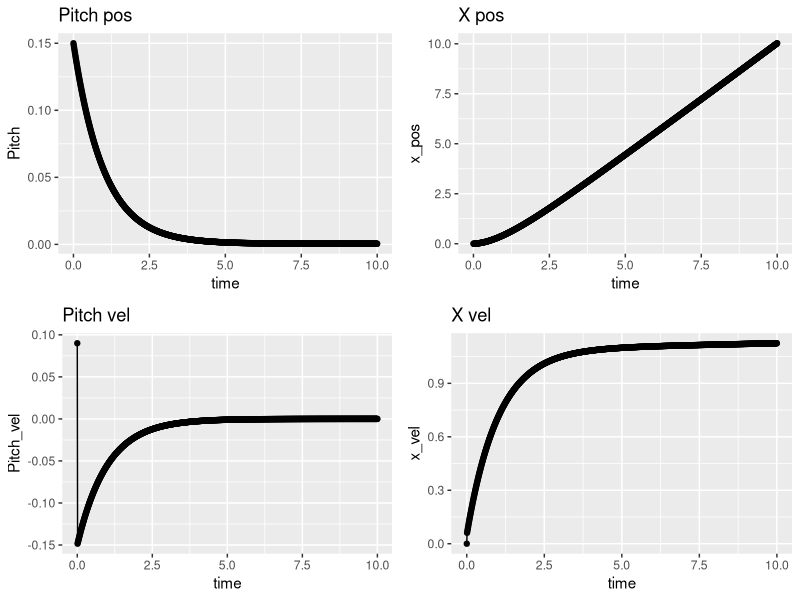

Write the R code that produced this figure.
library(deSolve)
library(ggplot2)
library(gridExtra)

K_lqr = matrix(c( -6440.61259723522, -1365.97124527816, -0.681977774441287, -305.181366019499, 
                  -6440.60932513392, -1365.97055186717,  0.681977415077895, -305.181329377807), nrow = 2)

inputs_ini = c(0,0)
inputs_hist = list(inputs_ini)

# Define system of ODE
func = function(t, y, parms){
  inputs = -1*K_lqr%*%y
  inputs_hist[[length(inputs_hist)+1]] = as.numeric(inputs)
  p = parms
  
  list(c(
        -0.0002223981974*(20.0*inputs[1] + 20.0*inputs[2] - 8.0*y[1] - y[2]*(-0.3677016*y[2]*sin(y[4]) - 0.4) + 0.3677016*y[3]**2*sin(y[4]))/(0.0003380111666064*cos(y[4])**2 - 0.00063181192858645) + 0.000919254*(-inputs[1] - inputs[2] + 0.4*y[1] - 0.02*y[2] + 0.08595260896*y[3]**2*sin(y[4])*cos(y[4]) + 3.607152696*sin(y[4]))*cos(y[4])/(0.0003380111666064*cos(y[4])**2 - 0.00063181192858645),
        0.000919254*(20.0*inputs[1] + 20.0*inputs[2] - 8.0*y[1] - y[2]*(-0.3677016*y[2]*sin(y[4]) - 0.4) + 0.3677016*y[3]**2*sin(y[4]))*cos(y[4])/(0.0003380111666064*cos(y[4])**2 - 0.00063181192858645) - 0.00710226*(-inputs[1] - inputs[2] + 0.4*y[1] - 0.02*y[2] + 0.08595260896*y[3]**2*sin(y[4])*cos(y[4]) + 3.607152696*sin(y[4]))/(0.0003380111666064*cos(y[4])**2 - 0.00063181192858645),
        0.005*(-1.431*inputs[1] + 1.431*inputs[2] - 0.3677016*y[1]*y[3]*sin(y[4]) - 0.08595260896*y[2]*y[3]*sin(y[4])*cos(y[4]) - y[3]*(0.08595260896*y[2]*sin(y[4])*cos(y[4]) + 0.04095522))/(0.0004297630448*sin(y[4])**2 + 4.98118377493e-5),
        y[2]
        ))
}

y_ini = c(0, 0.09, 0, 0.15)
inputs_ini = c(0,0)

t0 = 0
t1 = 10
dt = 0.01
time = seq(t0,t1,dt)

sim = ode(y = y_ini, func = func, parms = 0, times = time, method = "ode45")
colnames(sim) <- c("time","x_vel","Pitch_vel","Yaw_vel","Pitch")
sim_data = as.data.frame(sim)

x_pos = list(0)
for (i in 2:length(sim_data$time)){
  len = length(x_pos)
  x_pos[[len+1]] = x_pos[[len]] + sim_data[i,2]*dt
}
sim_data$"x_pos" = as.numeric(x_pos)

# -- PLOTS --
x_vel_plot <- ggplot(sim_data, aes(x = time, y = x_vel)) +
  ggtitle("X vel") + 
  geom_point() + 
  geom_line()

pitch_vel_plot <- ggplot(sim_data, aes(x = time, y = Pitch_vel)) +
  ggtitle("Pitch vel") + 
  geom_point() + 
  geom_line()

x_pos_plot <- ggplot(sim_data, aes(x = time, y = x_pos)) +
  ggtitle("X pos") + 
  geom_point() + 
  geom_line()

pitch_plot <- ggplot(sim_data, aes(x = time, y = Pitch)) +
  ggtitle("Pitch pos") + 
  geom_point() + 
  geom_line()

grid.arrange(pitch_plot,x_pos_plot,pitch_vel_plot,x_vel_plot, ncol = 2, nrow = 2)
